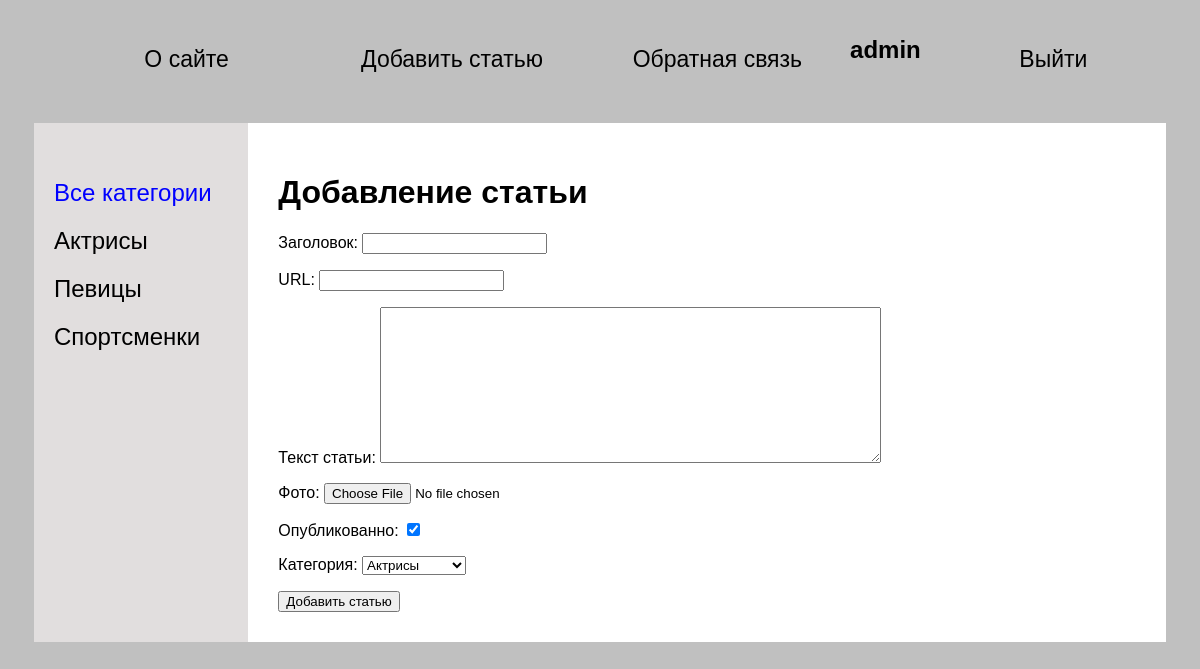
Screenshot of /addpage/ (signed in) with the database file from the repository.
### women/models.py (models this page shows)
class Category(models.Model):
    name = models.CharField(max_length=100, db_index=True, verbose_name="Название категории")
    slug = models.SlugField(max_length=32, verbose_name="URL", unique=True, db_index=True)
    def __str__(self):
        return self.name
    def get_absolute_url(self):
        return reverse('category', kwargs={'cat_slug_id': self.slug})
    class Meta:
        verbose_name = "Категория"
        verbose_name_plural = "Категории"
        ordering = ['id']

### women/views.py (the view)
# urls.py: path('addpage/', AddPage.as_view(), name='add_page'),
class AddPage(LoginRequiredMixin, DataMixin, CreateView):
    form_class = AddPostForm
    template_name = "women/addpage.html"
    success_url = reverse_lazy('home')
    login_url = reverse_lazy('home')
    def get_context_data(self, *, object_list=None, **kwargs):
        context = super().get_context_data(**kwargs)
        c_dic = self.get_user_context(title='Добавление статьи')
        return dict(list(context.items()) + list(c_dic.items()))

### women/forms.py (shortened to what this page needs)
class AddPostForm(forms.ModelForm):
    class Meta:
        model = Women
        fields = ['title', 'slug', 'content', 'photo', 'is_published', 'cat_slug']
        widgets = {
            'title': forms.TextInput(attrs={'class': 'form_input'}),
            'content': forms.Textarea(attrs={'cols': 60, 'rows': 10})
        }

### women/templatetags/women_tags.py (called while the page is built)
@register.inclusion_tag('women/list_categories.html')
def show_category(sort=None, cat_selected=0):
    if not sort:
        categorys = Category.objects.all()
    else:
        categorys = Category.objects.order_by(sort)
    return {"categorys": categorys, "cat_selected": cat_selected}

### women/utils.py (called while the page is built)
    def get_user_context(self, **kwargs):
        context = kwargs
        cats = Category.objects.all()
        user_menu = menu.copy()
        if not self.request.user.is_authenticated:
            user_menu.pop(1)
        context['menu'] = user_menu
        context['cats'] = cats
        if 'cat_selected' not in context:
            context['cat_selected'] = 0
        return context

### women/templates/women/addpage.html (shortened to what this page needs)
{%extends 'women/base.html' %}
{% block content %}
<div class="content">
    <h1>{{title}}</h1>
    <form action="{% url 'add_page' %}" method="post" enctype="multipart/form-data">
        {% for f in form %}
        <p><label class="form-label" for ="{{f.id_for_label}}">{{f.label}}: </label>{{ f }}</p>
        {% endfor %}
        <button type="submit">Добавить статью</button>
    </form>
</div>
{%endblock content%}

### women/templates/women/base.html (shortened to what this page needs)
{% load static %}
{% load women_tags %}
<!DOCTYPE html>
<html lang="en">
<head>
    <link rel="stylesheet" href="{% static 'women/css/style.css' %}" type="text/css">
</head>
<body>
<div class="container">
<div class="mainmenu">
        {%block mainmenu %}
<ul>
        {% for m in menu %}
        <a href="{% url m.url_name %}"><li>{{ m.title }} </li></a>
        {% endfor %}
    {% if request.user.is_authenticated %}
        <h2> {{user.username}}</h2>
        <a href="{% url 'logout' %}"><li>Выйти</li></a>
    {% else %}
        <a href="{% url  'register' %}"><li>Регистрация</li></a>
        <a href="{%url 'login' %}"><li>Войти</li></a>
    {% endif %}
    </ul>
    </div>
{%endblock mainmenu %}
<div class="kek">
    <div class="sitebar">
    <ul>
        {% if cat_selected == 0 %}
        <li class="active">Все категории</li>
        {% else %}
        <li ><a href="{% url 'home' %}" >Все категории</a> </li>
        {% endif %}
        {% show_category 'name' cat_selected%}
    </ul>
</div>
{%block content %}
{%endblock content %}
</div>
</div>
</body>
</html>

### women/templates/women/list_categories.html
{% for cat in categorys %}
        {% if cat.slug == cat_selected %}
                <li class="active">{{cat.name}} </li>
        {% else %}
            <li><a href="{{cat.get_absolute_url}}">{{cat.name}}</a> </li>
        {% endif %}
{% endfor %}

### women/static/women/css/style.css (style rules this page uses)
body { background: silver; color: black; font-family: Bahnschrift, sans-serif; }
ul { list-style-type: none; }
.container { width: 99%; margin: 0 auto; }
.mainmenu > ul { display: flex; }
.mainmenu > ul>a { flex:1; text-align: center; font-size: 23px; transition: 0.5s ease; padding: 20px; margin: 10px; }
a { text-decoration: none; color: black; transition: 0.5s ease all; }
.kek { display: flex; margin: 20px; }
.sitebar { flex: 1; background: #e1dede; }
.sitebar>ul { list-style-type: none; padding: 20px; }
.sitebar>ul>li { font-size: 24px; padding-top: 20px; }
.active { color: #0000ff; }
.content { padding: 30px; background: white; flex: 4; }

### rows the page displays
Category: name "Актрисы"
Category: name "Певицы"
Category: name "Спортсменки"

### other values shown
{{ m.title }} "О сайте" "Добавить статью" "Обратная связь"
{{ user.username }} "admin"
{{ title }} "Добавление статьи"
{{ f.label }} "Заголовок" "URL" "Текст статьи" "Фото" "Опубликованно" "Категория"
